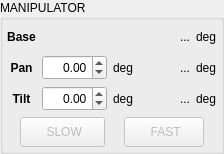
               <widget class="QGroupBox" name="gb_manipulator">
                <property name="sizePolicy">
                 <sizepolicy hsizetype="Minimum" vsizetype="Preferred">
                  <horstretch>0</horstretch>
                  <verstretch>0</verstretch>
                 </sizepolicy>
                </property>
                <property name="font">
                 <font>
                  <bold>false</bold>
                 </font>
                </property>
                <property name="title">
                 <string>MANIPULATOR</string>
                </property>
                <layout class="QGridLayout" name="gridLayout">
                 <property name="leftMargin">
                  <number>4</number>
                 </property>
                 <property name="topMargin">
                  <number>4</number>
                 </property>
                 <property name="rightMargin">
                  <number>4</number>
                 </property>
                 <property name="bottomMargin">
                  <number>4</number>
                 </property>
                 <item row="1" column="0">
                  <layout class="QHBoxLayout" name="hl_manip_servo_control">
                   <item alignment="Qt::AlignmentFlag::AlignTop">
                    <widget class="QPushButton" name="pb_manip_slow">
                     <property name="enabled">
                      <bool>false</bool>
                     </property>
                     <property name="sizePolicy">
                      <sizepolicy hsizetype="Fixed" vsizetype="Fixed">
                       <horstretch>0</horstretch>
                       <verstretch>0</verstretch>
                      </sizepolicy>
                     </property>
                     <property name="minimumSize">
                      <size>
                       <width>85</width>
                       <height>30</height>
                      </size>
                     </property>
                     <property name="maximumSize">
                      <size>
                       <width>85</width>
                       <height>30</height>
                      </size>
                     </property>
                     <property name="statusTip">
                      <string>Start manipulator movement</string>
                     </property>
                     <property name="text">
                      <string> SLOW</string>
                     </property>
                     <property name="icon">
                      <iconset theme="QIcon::ThemeIcon::MediaPlaybackStart"/>
                     </property>
                     <property name="iconSize">
                      <size>
                       <width>11</width>
                       <height>11</height>
                      </size>
                     </property>
                    </widget>
                   </item>
                   <item alignment="Qt::AlignmentFlag::AlignTop">
                    <widget class="QPushButton" name="pb_manip_fast">
                     <property name="enabled">
                      <bool>false</bool>
                     </property>
                     <property name="sizePolicy">
                      <sizepolicy hsizetype="Fixed" vsizetype="Fixed">
                       <horstretch>0</horstretch>
                       <verstretch>0</verstretch>
                      </sizepolicy>
                     </property>
                     <property name="minimumSize">
                      <size>
                       <width>80</width>
                       <height>30</height>
                      </size>
                     </property>
                     <property name="maximumSize">
                      <size>
                       <width>80</width>
                       <height>30</height>
                      </size>
                     </property>
                     <property name="statusTip">
                      <string>Start manipulator movement</string>
                     </property>
                     <property name="text">
                      <string> FAST</string>
                     </property>
                     <property name="icon">
                      <iconset theme="QIcon::ThemeIcon::MediaSeekForward"/>
                     </property>
                    </widget>
                   </item>
                  </layout>
                 </item>
                 <item row="0" column="0">
                  <layout class="QGridLayout" name="gl_manip_input">
                   <item row="2" column="2">
                    <widget class="QLabel" name="static_l_manip_tilt_u">
                     <property name="sizePolicy">
                      <sizepolicy hsizetype="Minimum" vsizetype="Minimum">
                       <horstretch>0</horstretch>
                       <verstretch>0</verstretch>
                      </sizepolicy>
                     </property>
                     <property name="text">
                      <string>deg</string>
                     </property>
                    </widget>
                   </item>
                   <item row="1" column="4">
                    <widget class="QLabel" name="static_l_actual_manip_pan_u">
                     <property name="sizePolicy">
                      <sizepolicy hsizetype="Minimum" vsizetype="Minimum">
                       <horstretch>0</horstretch>
                       <verstretch>0</verstretch>
                      </sizepolicy>
                     </property>
                     <property name="text">
                      <string>deg</string>
                     </property>
                    </widget>
                   </item>
                   <item row="2" column="0">
                    <widget class="QLabel" name="static_l_manip_tilt">
                     <property name="font">
                      <font>
                       <bold>true</bold>
                      </font>
                     </property>
                     <property name="text">
                      <string>Tilt</string>
                     </property>
                     <property name="alignment">
                      <set>Qt::AlignmentFlag::AlignCenter</set>
                     </property>
                    </widget>
                   </item>
                   <item row="0" column="3">
                    <widget class="QLabel" name="l_actual_manip_base">
                     <property name="sizePolicy">
                      <sizepolicy hsizetype="Fixed" vsizetype="Fixed">
                       <horstretch>0</horstretch>
                       <verstretch>0</verstretch>
                      </sizepolicy>
                     </property>
                     <property name="minimumSize">
                      <size>
                       <width>50</width>
                       <height>25</height>
                      </size>
                     </property>
                     <property name="maximumSize">
                      <size>
                       <width>50</width>
                       <height>25</height>
                      </size>
                     </property>
                     <property name="statusTip">
                      <string>Manipulator pitch correction (automatic)</string>
                     </property>
                     <property name="text">
                      <string>...</string>
                     </property>
                     <property name="alignment">
                      <set>Qt::AlignmentFlag::AlignRight|Qt::AlignmentFlag::AlignTrailing|Qt::AlignmentFlag::AlignVCenter</set>
                     </property>
                    </widget>
                   </item>
                   <item row="0" column="4">
                    <widget class="QLabel" name="static_l_actual_manip_base_u">
                     <property name="sizePolicy">
                      <sizepolicy hsizetype="Minimum" vsizetype="Minimum">
                       <horstretch>0</horstretch>
                       <verstretch>0</verstretch>
                      </sizepolicy>
                     </property>
                     <property name="text">
                      <string>deg</string>
                     </property>
                    </widget>
                   </item>
                   <item row="2" column="3">
                    <widget class="QLabel" name="l_actual_manip_tilt">
                     <property name="sizePolicy">
                      <sizepolicy hsizetype="Fixed" vsizetype="Fixed">
                       <horstretch>0</horstretch>
                       <verstretch>0</verstretch>
                      </sizepolicy>
                     </property>
                     <property name="minimumSize">
                      <size>
                       <width>50</width>
                       <height>25</height>
                      </size>
                     </property>
                     <property name="maximumSize">
                      <size>
                       <width>50</width>
                       <height>25</height>
                      </size>
                     </property>
                     <property name="statusTip">
                      <string>Manipulator pitch joint</string>
                     </property>
                     <property name="text">
                      <string>...</string>
                     </property>
                     <property name="alignment">
                      <set>Qt::AlignmentFlag::AlignRight|Qt::AlignmentFlag::AlignTrailing|Qt::AlignmentFlag::AlignVCenter</set>
                     </property>
                    </widget>
                   </item>
                   <item row="1" column="3">
                    <widget class="QLabel" name="l_actual_manip_pan">
                     <property name="sizePolicy">
                      <sizepolicy hsizetype="Fixed" vsizetype="Fixed">
                       <horstretch>0</horstretch>
                       <verstretch>0</verstretch>
                      </sizepolicy>
                     </property>
                     <property name="minimumSize">
                      <size>
                       <width>50</width>
                       <height>25</height>
                      </size>
                     </property>
                     <property name="maximumSize">
                      <size>
                       <width>50</width>
                       <height>25</height>
                      </size>
                     </property>
                     <property name="statusTip">
                      <string>Manipulator yaw joint</string>
                     </property>
                     <property name="text">
                      <string>...</string>
                     </property>
                     <property name="alignment">
                      <set>Qt::AlignmentFlag::AlignRight|Qt::AlignmentFlag::AlignTrailing|Qt::AlignmentFlag::AlignVCenter</set>
                     </property>
                    </widget>
                   </item>
                   <item row="1" column="1">
                    <widget class="QDoubleSpinBox" name="sb_manip_pan">
                     <property name="sizePolicy">
                      <sizepolicy hsizetype="Fixed" vsizetype="Fixed">
                       <horstretch>0</horstretch>
                       <verstretch>0</verstretch>
                      </sizepolicy>
                     </property>
                     <property name="minimumSize">
                      <size>
                       <width>65</width>
                       <height>25</height>
                      </size>
                     </property>
                     <property name="maximumSize">
                      <size>
                       <width>65</width>
                       <height>25</height>
                      </size>
                     </property>
                     <property name="statusTip">
                      <string>Range: -80,80  |  Interval: 10</string>
                     </property>
                     <property name="alignment">
                      <set>Qt::AlignmentFlag::AlignRight|Qt::AlignmentFlag::AlignTrailing|Qt::AlignmentFlag::AlignVCenter</set>
                     </property>
                     <property name="minimum">
                      <double>-80.000000000000000</double>
                     </property>
                     <property name="maximum">
                      <double>80.000000000000000</double>
                     </property>
                     <property name="singleStep">
                      <double>10.000000000000000</double>
                     </property>
                    </widget>
                   </item>
                   <item row="2" column="4">
                    <widget class="QLabel" name="static_l_actual_manip_tilt_u">
                     <property name="sizePolicy">
                      <sizepolicy hsizetype="Minimum" vsizetype="Minimum">
                       <horstretch>0</horstretch>
                       <verstretch>0</verstretch>
                      </sizepolicy>
                     </property>
                     <property name="text">
                      <string>deg</string>
                     </property>
                    </widget>
                   </item>
                   <item row="1" column="2">
                    <widget class="QLabel" name="static_l_manip_pan_u">
                     <property name="sizePolicy">
                      <sizepolicy hsizetype="Minimum" vsizetype="Minimum">
                       <horstretch>0</horstretch>
                       <verstretch>0</verstretch>
                      </sizepolicy>
                     </property>
                     <property name="text">
                      <string>deg</string>
                     </property>
                    </widget>
                   </item>
                   <item row="2" column="1">
                    <widget class="QDoubleSpinBox" name="sb_manip_tilt">
                     <property name="sizePolicy">
                      <sizepolicy hsizetype="Fixed" vsizetype="Fixed">
                       <horstretch>0</horstretch>
                       <verstretch>0</verstretch>
                      </sizepolicy>
                     </property>
                     <property name="minimumSize">
                      <size>
                       <width>65</width>
                       <height>25</height>
                      </size>
                     </property>
                     <property name="maximumSize">
                      <size>
                       <width>65</width>
                       <height>25</height>
                      </size>
                     </property>
                     <property name="statusTip">
                      <string>Range: -80,80  |  Interval: 10</string>
                     </property>
                     <property name="alignment">
                      <set>Qt::AlignmentFlag::AlignRight|Qt::AlignmentFlag::AlignTrailing|Qt::AlignmentFlag::AlignVCenter</set>
                     </property>
                     <property name="minimum">
                      <double>-80.000000000000000</double>
                     </property>
                     <property name="maximum">
                      <double>80.000000000000000</double>
                     </property>
                     <property name="singleStep">
                      <double>10.000000000000000</double>
                     </property>
                    </widget>
                   </item>
                   <item row="0" column="0">
                    <widget class="QLabel" name="static_l_manip_base">
                     <property name="font">
                      <font>
                       <bold>true</bold>
                      </font>
                     </property>
                     <property name="text">
                      <string>Base</string>
                     </property>
                     <property name="alignment">
                      <set>Qt::AlignmentFlag::AlignCenter</set>
                     </property>
                    </widget>
                   </item>
                   <item row="1" column="0">
                    <widget class="QLabel" name="static_l_manip_pan">
                     <property name="font">
                      <font>
                       <bold>true</bold>
                      </font>
                     </property>
                     <property name="text">
                      <string>Pan</string>
                     </property>
                     <property name="alignment">
                      <set>Qt::AlignmentFlag::AlignCenter</set>
                     </property>
                    </widget>
                   </item>
                  </layout>
                 </item>
                </layout>
               </widget>
